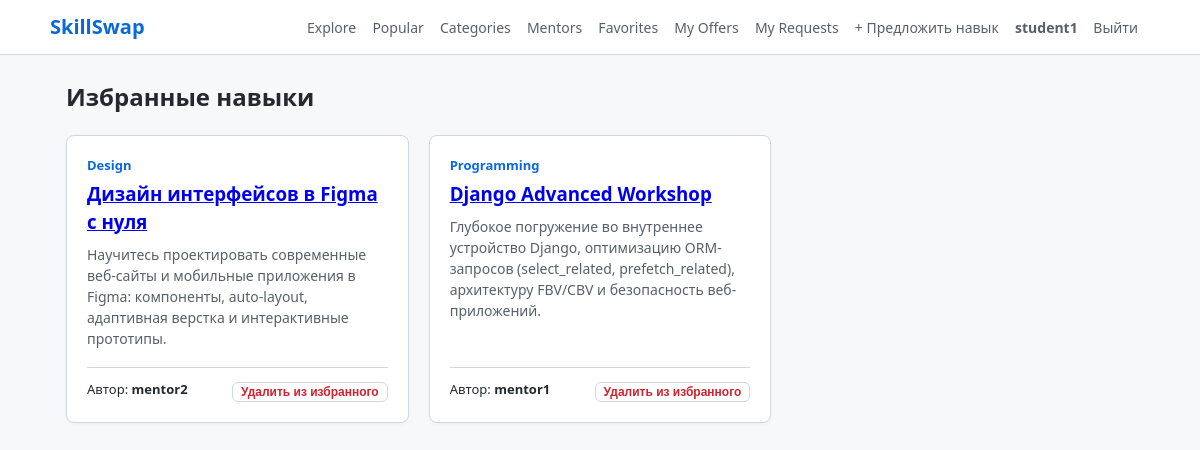
The page /favorites/ (signed in) on the database its author committed.
### accounts/models.py (models this page shows, shortened)
class User(AbstractUser):
    ROLE_CHOICES = [
        ("superadmin", "Супер админ"),
        ("admin", "Админ"),
        ("user", "Юзер"),
    ]
    role = models.CharField(max_length=20, choices=ROLE_CHOICES, default="user")
    is_banned = models.BooleanField(default=False)
    avatar = models.ImageField(upload_to="avatars/", null=True, blank=True)
    bio = models.TextField(blank=True, default="")
    def is_super_admin(self) -> bool:
        return self.is_superuser or self.role == "superadmin"
    def is_any_admin(self) -> bool:
        return self.is_superuser or self.role in ("superadmin", "admin")

### offers/models.py (models this page shows, shortened)
class SkillOffer(models.Model):
    LEVEL_CHOICES = [
        ("Beginner", "Beginner"),
        ("Intermediate", "Intermediate"),
        ("Advanced", "Advanced"),
    ]
    FORMAT_CHOICES = [
        ("Online", "Online"),
        ("Offline", "Offline"),
    ]
    STATUS_CHOICES = [
        ("draft", "Draft"),
        ("pending", "Pending"),
        ("published", "Published"),
        ("rejected", "Rejected"),
    ]
    title = models.CharField(max_length=200)
    description = models.TextField()
    image = models.ImageField(upload_to="offers/", null=True, blank=True)
    category = models.ForeignKey(
        Category, on_delete=models.CASCADE, related_name="offers"
    )
    level = models.CharField(max_length=20, choices=LEVEL_CHOICES, default="Beginner")
    format = models.CharField(max_length=20, choices=FORMAT_CHOICES, default="Online")
    duration = models.CharField(max_length=50, default="60 минут")
    author = models.ForeignKey(
        settings.AUTH_USER_MODEL, on_delete=models.CASCADE, related_name="offers"
    )
    created_at = models.DateTimeField(auto_now_add=True)
    status = models.CharField(max_length=20, choices=STATUS_CHOICES, default="pending")
    class Meta:
        ordering = ["-created_at"]

class Category(models.Model):
    name = models.CharField(max_length=100, unique=True)
    slug = models.SlugField(max_length=100, unique=True, blank=True)
    class Meta:
        ordering = ["name"]
        verbose_name_plural = "Categories"

### offers/views.py (the view)
# urls.py: path("favorites/", views.favorites_list, name="favorites_list"),
@login_required
def favorites_list(request: HttpRequest) -> HttpResponse:
    favorites = (
        Favorite.objects.filter(user=request.user)
        .select_related("offer", "offer__author", "offer__category")
        .prefetch_related("offer__reviews")
        .all()
    )
    offers = [f.offer for f in favorites]
    return render(
        request,
        "offers/favorites_list.html",
        {"offers": offers, "title": "Favorites"},
    )

### templates/offers/favorites_list.html (shortened to what this page needs)
{% extends "base.html" %}
{% block content %}
<h2 style="margin-bottom: 20px;">Избранные навыки</h2>
{% if offers %}
    <div class="grid">
        {% for offer in offers %}
            <div class="card" style="display: flex; flex-direction: column; justify-content: space-between;">
                <div>
                    <div style="font-size: 13px; color: #0969da; font-weight: 600; margin-bottom: 4px;">
                        {{ offer.category.name }}
                    </div>
                    <h3><a href="{% url 'offers:offer_detail' offer_id=offer.id %}">{{ offer.title }}</a></h3>
                    <p style="font-size: 14px; color: #57606a; margin: 8px 0;">
                        {{ offer.description|truncatewords:20 }}
                    </p>
                </div>
                <div style="border-top: 1px solid #d0d7de; padding-top: 10px; margin-top: 10px; display: flex; justify-content: space-between; align-items: center;">
                    <span style="font-size: 13px;">Автор: <strong>{{ offer.author.username }}</strong></span>
                    <form method="post" action="{% url 'offers:favorite_toggle' offer_id=offer.id %}">
                        <button type="submit" class="btn btn-outline" style="padding: 2px 8px; font-size: 12px; color: #cf222e;">Удалить из избранного</button>
                    </form>
                </div>
            </div>
        {% endfor %}
    </div>
{% else %}
    <div class="card" style="text-align: center; padding: 40px;">
        <p style="color: #57606a; margin-bottom: 16px;">В вашем списке избранного пока ничего нет.</p>
        <a href="{% url 'offers:explore' %}" class="btn btn-primary">Искать навыки</a>
    </div>
{% endif %}
{% endblock %}

### templates/_header.html (shortened to what this page needs)
{% load static %}
<header>
    <div class="nav-container">
        <a href="{% url 'offers:explore' %}" class="brand">SkillSwap</a>
        <nav>
            <a href="{% url 'offers:explore' %}">Explore</a>
            <a href="{% url 'offers:popular' %}">Popular</a>
            <a href="{% url 'offers:categories_list' %}">Categories</a>
            <a href="{% url 'offers:mentors_list' %}">Mentors</a>
            {% if user.is_authenticated %}
                <a href="{% url 'offers:favorites_list' %}">Favorites</a>
                <a href="{% url 'offers:my_offers' %}">My Offers</a>
                <a href="{% url 'offers:my_requests' %}">My Requests</a>
                <a href="{% url 'offers:offer_create' %}">+ Предложить навык</a>
                <a href="{% url 'accounts:profile' username=user.username %}">
                    <strong>{{ user.username }}</strong>
                </a>
                <a href="{% url 'accounts:logout' %}">Выйти</a>
            {% else %}
                <a href="{% url 'accounts:login' %}">Войти</a>
                <a href="{% url 'accounts:register' %}" class="btn btn-primary" style="padding: 4px 12px; color: white;">Регистрация</a>
            {% endif %}
        </nav>
    </div>
</header>

### static/style.css (style rules this page uses)
* { box-sizing: border-box; margin: 0; padding: 0; }
body { font-family: system-ui, -apple-system, "Segoe UI", Roboto, sans-serif; color: #24292f; background-color: #f6f8fa; line-height: 1.5; padding-bottom: 50px; }
header { background-color: #ffffff; border-bottom: 1px solid #d0d7de; padding: 12px 24px; margin-bottom: 24px; }
.nav-container { max-width: 1100px; margin: 0 auto; display: flex; justify-content: space-between; align-items: center; flex-wrap: wrap; gap: 12px; }
.brand { font-size: 20px; font-weight: 700; color: #0969da; text-decoration: none; }
nav a { color: #57606a; text-decoration: none; font-size: 14px; font-weight: 500; margin-right: 12px; }
.card { background-color: #ffffff; border: 1px solid #d0d7de; border-radius: 8px; padding: 20px; margin-bottom: 20px; box-shadow: 0 1px 3px rgba(31,35,40,0.04); }
.grid { display: grid; grid-template-columns: repeat(auto-fill, minmax(300px, 1fr)); gap: 20px; }
.btn { display: inline-block; padding: 7px 16px; font-size: 14px; font-weight: 600; text-align: center; border-radius: 6px; text-decoration: none; cursor: pointer; border: 1px solid transparent; }
.btn-outline { background-color: transparent; color: #24292f; border: 1px solid #d0d7de; }

### rows shown on the page
User: username "student1"
SkillOffer: category.name "Design", title "Дизайн интерфейсов в Figma с нуля", description "Научитесь проектировать современные веб-сайты и мобильные приложения в Figma: компоненты, auto-layout, адаптивная верстка и интерактивные прототипы.", author.username "mentor2"
SkillOffer: category.name "Programming", title "Django Advanced Workshop", description "Глубокое погружение во внутреннее устройство Django, оптимизацию ORM-запросов (select_related, prefetch_related), архитектуру FBV/CBV и безопасность веб-приложений.", author.username "mentor1"
